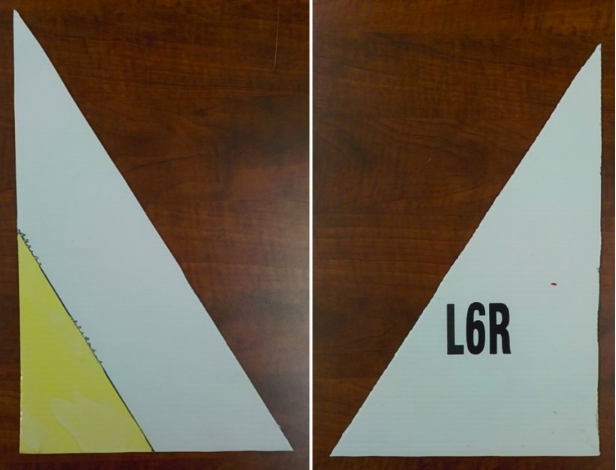
#> input picture Helaly/ComputerVision/LGR.png, 616 x 470 px
$ python GeneralCode.py
#> lines starting #> are read from the running program, lines starting #| are printed output that depends on the picture; after the words box and inside, x2 and y2 are one past the last pixel; in counts of white or black regions, pixels touching at a corner belong together
import cv2
import numpy as np


#Copied from Python Programming.net
def draw_lines(img, lines):
    try:
        for line in lines:
            coords = line[0]
            cv2.line(img, (coords[0],coords[1]), (coords[2],coords[3]), [255,255,255], 3)
    except:
        pass


im =  cv2.imread("LGR.png", 1);
#> im is the input picture: shape (470, 616, 3); mean B, G, R 79.8, 98.1, 110.5


imred=im;
imblue=im;
imyellow=im;


hsv = cv2.cvtColor(im, cv2.COLOR_BGR2HSV)
#> hsv: shape (470, 616, 3); mean H, S, V 39, 126.1, 117

#blue ranges
lower_blue = np.array([105, 16, 0])
upper_blue= np.array([240, 255, 170])

#red ranges
lower_red = np.array([0, 100, 100])
upper_red = np.array([180, 255, 255])

#yellow ranges
lower_yellow = np.array([20, 90, 100])
upper_yellow= np.array([255, 255, 255])


maskyellow = cv2.inRange(hsv, lower_yellow, upper_yellow)
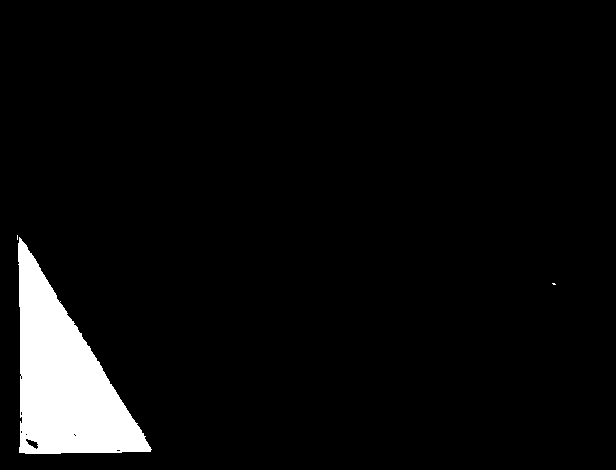
#> maskyellow: shape (470, 616); 5.1% white; 3 white regions (2 under 20 px), largest, box (x1, y1, x2, y2) and area: (18, 237, 152, 454) 14632
maskred=mask = cv2.inRange(hsv, lower_red, upper_red)
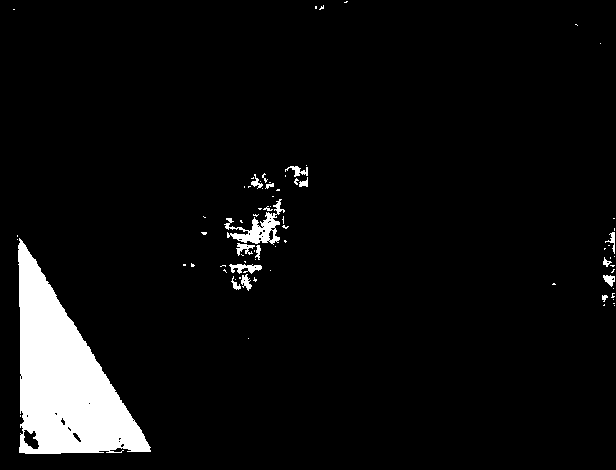
#> maskred: shape (470, 616); 5.7% white; 75 white regions (58 under 20 px), largest, box (x1, y1, x2, y2) and area: (18, 238, 151, 454) 14246, (224, 199, 285, 245) 889, (229, 264, 262, 274) 190
maskblue=mask = cv2.inRange(hsv, lower_blue, upper_blue)
#> maskblue: shape (470, 616); 0.22% white in thin lines or dots, all inside (x1, y1, x2, y2) = (64, 283, 557, 470)

#try for red
res = cv2.bitwise_and(imred, imred, mask=maskred)
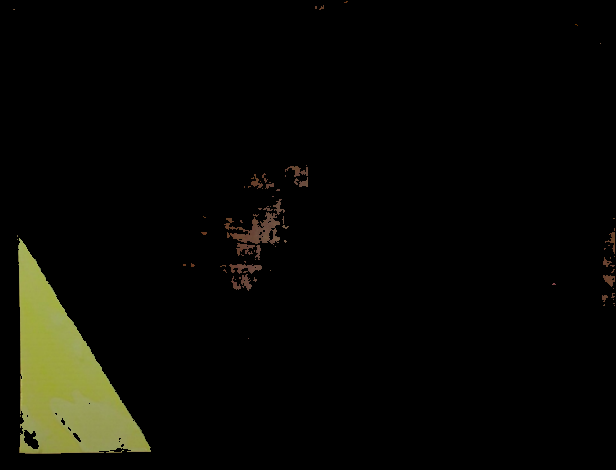
#> res: shape (470, 616, 3); mean B, G, R 4.2, 8.5, 8.4
kernel = np.ones((5,5), np.uint8)
closing = cv2.morphologyEx(res, cv2.MORPH_CLOSE, kernel)
opening = cv2.morphologyEx(closing, cv2.MORPH_CLOSE, kernel)
processed_img = cv2.GaussianBlur(opening, (3,3), 0 )
processed_img =cv2.cvtColor(processed_img,cv2.COLOR_BGR2GRAY)
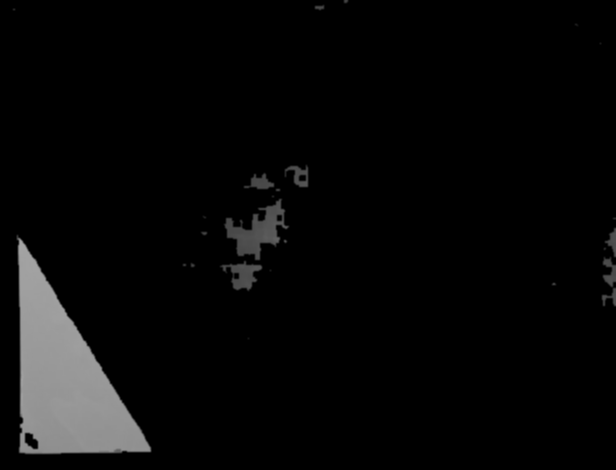
#> processed_img: shape (470, 616); min 0, max 165, mean 8.4
edged = cv2.Canny(processed_img, 30, 200)
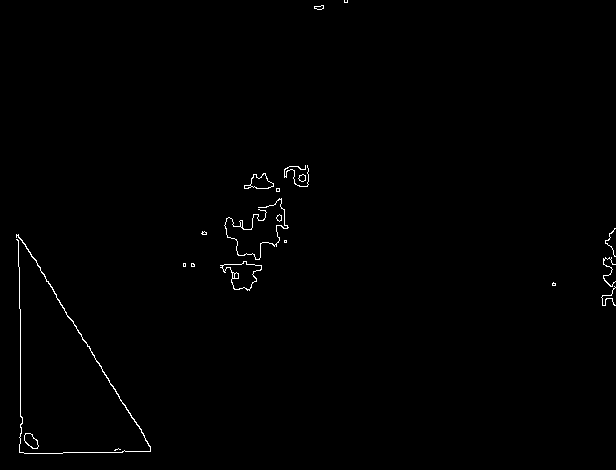
#> edged: shape (470, 616); 0.6% white in thin lines or dots
cnts,h  = cv2.findContours(edged.copy(), cv2.RETR_TREE, cv2.CHAIN_APPROX_SIMPLE)
#> cnts = 36 contours, 22 with area under 20; largest, box (x1, y1, x2, y2) and area: (220, 261, 262, 291) 622, (222, 261, 262, 290) 569, (244, 173, 274, 189) 242, (250, 173, 274, 189) 214, (24, 433, 39, 449) 140; h = 36 rows, first 6: [1, -1, -1, -1], [3, 0, 2, -1], [-1, -1, -1, 1], [4, 1, -1, -1], [6, 3, 5, -1], [-1, -1, -1, 4]
cnts = sorted(cnts, key = cv2.contourArea, reverse = True)[:10]
#> cnts = 10 contours; largest, box (x1, y1, x2, y2) and area: (220, 261, 262, 291) 622, (222, 261, 262, 290) 569, (244, 173, 274, 189) 242, (250, 173, 274, 189) 214, (24, 433, 39, 449) 140

for c in cnts:
    # approximate the contour
    peri = cv2.arcLength(c, True)
    approx = cv2.approxPolyDP(c, 0.02 * peri, True)

    # if our approximated contour has four points, then
    # we can assume that we have found our screen
    if len(approx) == 3:
        print("Triangle")
        print("Red")
        break
    elif len(approx)==4:
        print("Rectangle")
        print("Red")
        break
#> this loop made 10 passes
#> peri on passes 1 to 10: 148, 147.7, 88.53, 71.36, 49.21, 46.87, 1255.7, 594.7, 24.49, 22.14


#try for blue
res = cv2.bitwise_and(im, im, mask=maskblue)
kernel = np.ones((5,5), np.uint8)
closing = cv2.morphologyEx(res, cv2.MORPH_CLOSE, kernel)
opening = cv2.morphologyEx(closing, cv2.MORPH_CLOSE, kernel)
processed_img = cv2.GaussianBlur(opening, (3,3), 0 )
#> processed_img: shape (470, 616, 3)
processed_img =cv2.cvtColor(processed_img,cv2.COLOR_BGR2GRAY)
#> processed_img: shape (470, 616)
edged = cv2.Canny(processed_img, 30, 200)
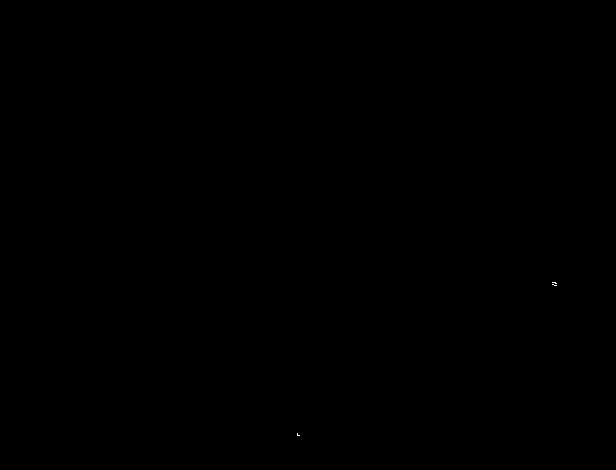
#> edged: shape (470, 616); 0.01% white in thin lines or dots, all inside (x1, y1, x2, y2) = (297, 282, 557, 436)
cnts,h  = cv2.findContours(edged.copy(), cv2.RETR_TREE, cv2.CHAIN_APPROX_SIMPLE)
#> cnts = 3 contours, all with area under 20; h = [[1, -1, -1, -1], [2, 0, -1, -1], [-1, 1, -1, -1]]
cnts = sorted(cnts, key = cv2.contourArea, reverse = True)[:10]

for c in cnts:
    # approximate the contour
    peri = cv2.arcLength(c, True)
    approx = cv2.approxPolyDP(c, 0.02 * peri, True)

    # if our approximated contour has four points, then
    # we can assume that we have found our screen
    if len(approx) == 3:
        print("Triangle")
        print("blue")
        break
    elif len(approx)==4:
        print("Rectangle")
        print("blue")
        break
#> this loop made 3 passes
#> peri on passes 1 to 3: 8.83, 7.41, 8.83

#try for yellow
res = cv2.bitwise_and(im, im, mask=maskyellow)
kernel = np.ones((5,5), np.uint8)
closing = cv2.morphologyEx(res, cv2.MORPH_CLOSE, kernel)
opening = cv2.morphologyEx(closing, cv2.MORPH_CLOSE, kernel)
processed_img = cv2.GaussianBlur(opening, (3,3), 0 )
#> processed_img: shape (470, 616, 3)
processed_img =cv2.cvtColor(processed_img,cv2.COLOR_BGR2GRAY)
#> processed_img: shape (470, 616)
edged = cv2.Canny(processed_img, 30, 200)
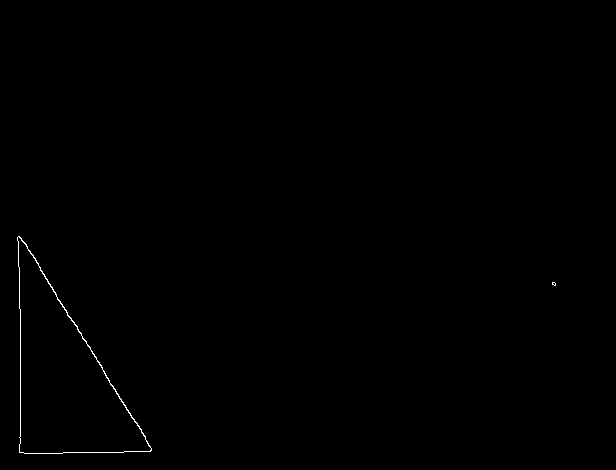
#> edged: shape (470, 616); 0.24% white in thin lines or dots, all inside (x1, y1, x2, y2) = (17, 236, 556, 454)
cnts,h  = cv2.findContours(edged.copy(), cv2.RETR_TREE, cv2.CHAIN_APPROX_SIMPLE)
#> cnts = 4 contours, 2 with area under 20; largest, box (x1, y1, x2, y2) and area: (17, 236, 152, 454) 14590, (17, 236, 152, 454) 14466; h = [[2, -1, 1, -1], [-1, -1, -1, 0], [-1, 0, 3, -1], [-1, -1, -1, 2]]
cnts = sorted(cnts, key = cv2.contourArea, reverse = True)[:10]

for c in cnts:
    # approximate the contour
    peri = cv2.arcLength(c, True)
    approx = cv2.approxPolyDP(c, 0.02 * peri, True)

    # if our approximated contour has four points, then
    # we can assume that we have found our screen
    if len(approx) == 3:
        print("Triangle")
        print("yellow")
        break
    elif len(approx)==4:
        print("Rectangle")
        print("yellow")
        break
#> this loop made 1 pass
#> (peri, approx) on pass 1: (622.2, [[18, 236], [19, 452], [150, 451]])
#| Triangle
#| yellow
